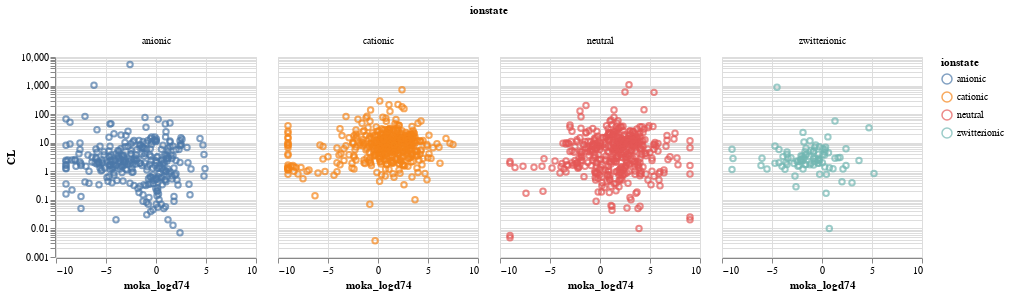

Notebook cell for this chart:
### Code cell
upper

### Figure 1 — Vega-Lite specification as saved in the notebook (floating-point values rounded to 4 significant figures; data arrays with more than 128 entries replaced by an {"elided": "..."} marker saying what was removed)
{"config": {"view": {"continuousWidth": 400, "continuousHeight": 300}}, "data": {"name": "data-37b0cf318a8ab07c19797600524075e1"}, "facet": {"column": {"type": "nominal", "field": "ionstate"}}, "spec": {"mark": "point", "encoding": {"color": {"type": "nominal", "field": "ionstate"}, "tooltip": [{"type": "nominal", "field": "drug_name"}, {"type": "quantitative", "field": "moka_logd74"}, {"type": "quantitative", "field": "vdss"}, {"type": "nominal", "field": "ionstate"}, {"type": "quantitative", "field": "CL"}], "x": {"type": "quantitative", "field": "moka_logd74"}, "y": {"type": "quantitative", "field": "CL", "scale": {"clamp": true, "type": "log"}}}, "height": 200, "selection": {"selector013": {"type": "interval", "bind": "scales", "encodings": ["x", "y"]}}, "width": 200}, "$schema": "https://vega.github.io/schema/vega-lite/v4.8.1.json", "datasets": {"data-37b0cf318a8ab07c19797600524075e1": {"elided": "1300 records"}}}
